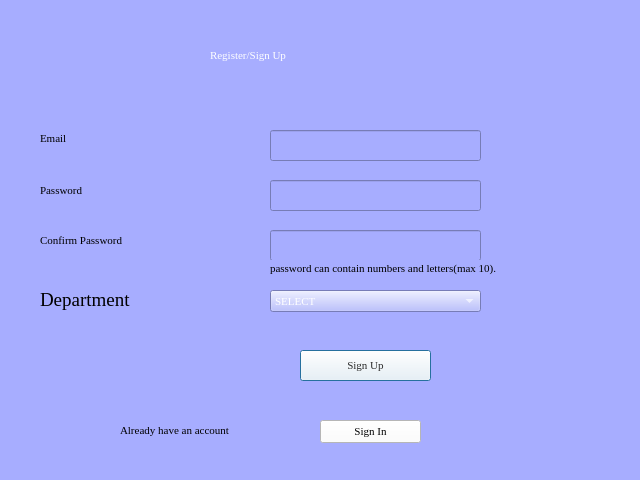
<?xml version="1.0" encoding="UTF-8"?>
<ui version="4.0">
 <class>Department</class>
 <widget class="QDialog" name="Department">
  <property name="geometry">
   <rect>
    <x>0</x>
    <y>0</y>
    <width>640</width>
    <height>480</height>
   </rect>
  </property>
  <property name="font">
   <font>
    <family>Times New Roman</family>
    <pointsize>8</pointsize>
    <weight>50</weight>
    <italic>false</italic>
    <bold>false</bold>
   </font>
  </property>
  <property name="windowTitle">
   <string>Dialog</string>
  </property>
  <property name="styleSheet">
   <string notr="true">background-color: rgb(167, 173, 255);
font: 8pt &quot;Times New Roman&quot;;
color: rgb(0, 0, 0);</string>
  </property>
  <widget class="QLabel" name="label">
   <property name="geometry">
    <rect>
     <x>210</x>
     <y>40</y>
     <width>171</width>
     <height>31</height>
    </rect>
   </property>
   <property name="styleSheet">
    <string notr="true">font: 75 18pt &quot;Times New Roman&quot;;
color:rgb(255, 255, 255)
</string>
   </property>
   <property name="text">
    <string>Register/Sign Up</string>
   </property>
  </widget>
  <widget class="QLabel" name="Email">
   <property name="geometry">
    <rect>
     <x>40</x>
     <y>130</y>
     <width>91</width>
     <height>16</height>
    </rect>
   </property>
   <property name="styleSheet">
    <string notr="true">font: 75 16pt &quot;Times New Roman&quot;;

color: rgb(0, 0, 0);</string>
   </property>
   <property name="text">
    <string>Email</string>
   </property>
  </widget>
  <widget class="QLabel" name="label_3">
   <property name="geometry">
    <rect>
     <x>40</x>
     <y>180</y>
     <width>91</width>
     <height>20</height>
    </rect>
   </property>
   <property name="styleSheet">
    <string notr="true">font: 75 16pt &quot;Times New Roman&quot;;
colorr: rgb(0, 0, 0);</string>
   </property>
   <property name="text">
    <string>Password</string>
   </property>
  </widget>
  <widget class="QLineEdit" name="email">
   <property name="geometry">
    <rect>
     <x>270</x>
     <y>130</y>
     <width>211</width>
     <height>31</height>
    </rect>
   </property>
   <property name="styleSheet">
    <string notr="true">font: 16pt &quot;Times New Roman&quot;;
color: rgb(255, 255, 255);</string>
   </property>
   <property name="text">
    <string/>
   </property>
  </widget>
  <widget class="QLineEdit" name="password">
   <property name="geometry">
    <rect>
     <x>270</x>
     <y>180</y>
     <width>211</width>
     <height>31</height>
    </rect>
   </property>
   <property name="styleSheet">
    <string notr="true">font: 16pt &quot;Times New Roman&quot;;
color: rgb(255, 255, 255);</string>
   </property>
   <property name="text">
    <string/>
   </property>
  </widget>
  <widget class="QPushButton" name="signupbutton">
   <property name="geometry">
    <rect>
     <x>300</x>
     <y>350</y>
     <width>131</width>
     <height>31</height>
    </rect>
   </property>
   <property name="styleSheet">
    <string notr="true">font: 75 16pt &quot;Times New Roman&quot;;
background-color: rgb(255, 255, 255);
color: rgb(42, 42, 42);</string>
   </property>
   <property name="text">
    <string>Sign Up</string>
   </property>
  </widget>
  <widget class="QLabel" name="label_4">
   <property name="geometry">
    <rect>
     <x>40</x>
     <y>230</y>
     <width>171</width>
     <height>20</height>
    </rect>
   </property>
   <property name="styleSheet">
    <string notr="true">font: 75 16pt &quot;Times New Roman&quot;;
color: rgb(0, 0, 0);</string>
   </property>
   <property name="text">
    <string>Confirm Password</string>
   </property>
  </widget>
  <widget class="QLineEdit" name="confirmpassword">
   <property name="geometry">
    <rect>
     <x>270</x>
     <y>230</y>
     <width>211</width>
     <height>31</height>
    </rect>
   </property>
   <property name="styleSheet">
    <string notr="true">font: 16pt &quot;Times New Roman&quot;;
color: rgb(255, 255, 255);</string>
   </property>
   <property name="text">
    <string/>
   </property>
  </widget>
  <widget class="QLabel" name="label_2">
   <property name="geometry">
    <rect>
     <x>40</x>
     <y>290</y>
     <width>151</width>
     <height>20</height>
    </rect>
   </property>
   <property name="font">
    <font>
     <family>Times New Roman</family>
     <pointsize>14</pointsize>
     <weight>50</weight>
     <italic>false</italic>
     <bold>false</bold>
    </font>
   </property>
   <property name="styleSheet">
    <string notr="true">font: 26pt &quot;Times New Roman&quot;;
font: 14pt &quot;Times New Roman&quot;;
</string>
   </property>
   <property name="text">
    <string>Department</string>
   </property>
  </widget>
  <widget class="QComboBox" name="SELECT">
   <property name="geometry">
    <rect>
     <x>270</x>
     <y>290</y>
     <width>211</width>
     <height>22</height>
    </rect>
   </property>
   <property name="font">
    <font>
     <family>Times New Roman</family>
     <pointsize>8</pointsize>
     <weight>50</weight>
     <italic>false</italic>
     <bold>false</bold>
    </font>
   </property>
   <property name="styleSheet">
    <string notr="true">color: rgb(255, 255, 255)</string>
   </property>
   <item>
    <property name="text">
     <string>SELECT</string>
    </property>
   </item>
   <item>
    <property name="text">
     <string>Dean/Principal</string>
    </property>
   </item>
   <item>
    <property name="text">
     <string>HOD CS Department</string>
    </property>
   </item>
   <item>
    <property name="text">
     <string>HOD CE  Department</string>
    </property>
   </item>
   <item>
    <property name="text">
     <string>HOD ME Department </string>
    </property>
   </item>
   <item>
    <property name="text">
     <string>HOD EC Department</string>
    </property>
   </item>
  </widget>
  <widget class="QLabel" name="label_5">
   <property name="geometry">
    <rect>
     <x>120</x>
     <y>420</y>
     <width>161</width>
     <height>21</height>
    </rect>
   </property>
   <property name="styleSheet">
    <string notr="true">color: rgb(255, 255, 255);

font: 14pt &quot;Times New Roman&quot;;
color: rgb(0, 0, 0);</string>
   </property>
   <property name="text">
    <string>Already have an account</string>
   </property>
  </widget>
  <widget class="QPushButton" name="signinButton">
   <property name="geometry">
    <rect>
     <x>320</x>
     <y>420</y>
     <width>101</width>
     <height>23</height>
    </rect>
   </property>
   <property name="styleSheet">
    <string notr="true">background-color: rgb(255, 255, 255);
font: 12pt &quot;Times New Roman&quot;;</string>
   </property>
   <property name="text">
    <string>Sign In</string>
   </property>
  </widget>
  <widget class="QLabel" name="label_6">
   <property name="geometry">
    <rect>
     <x>270</x>
     <y>260</y>
     <width>241</width>
     <height>16</height>
    </rect>
   </property>
   <property name="text">
    <string>password can contain numbers and letters(max 10).</string>
   </property>
  </widget>
 </widget>
 <resources/>
 <connections/>
</ui>
